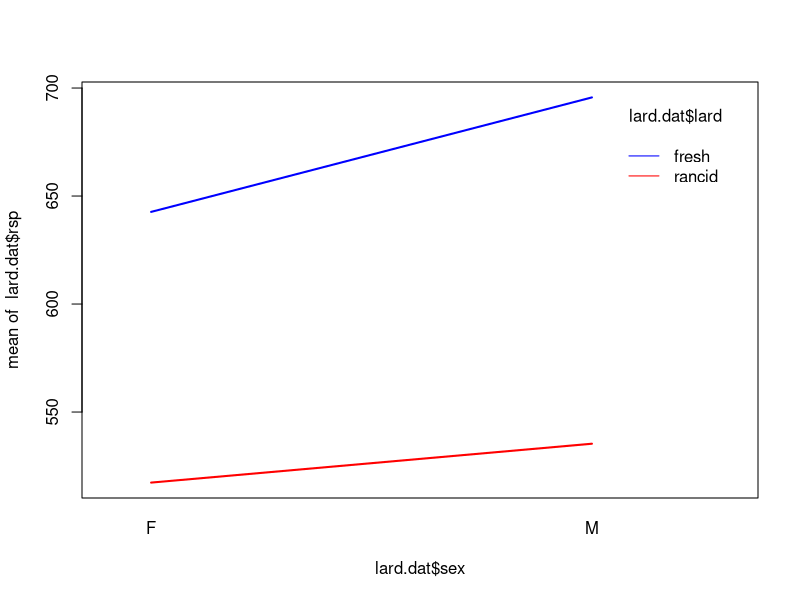
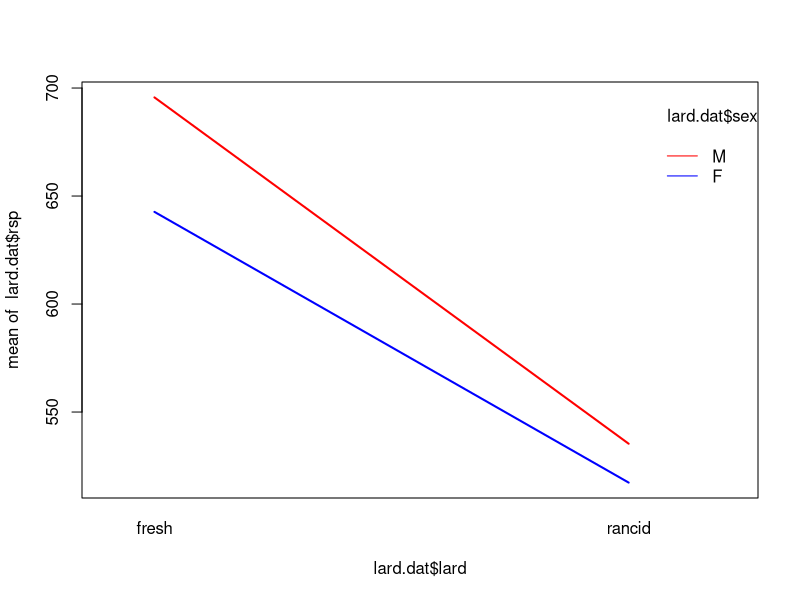
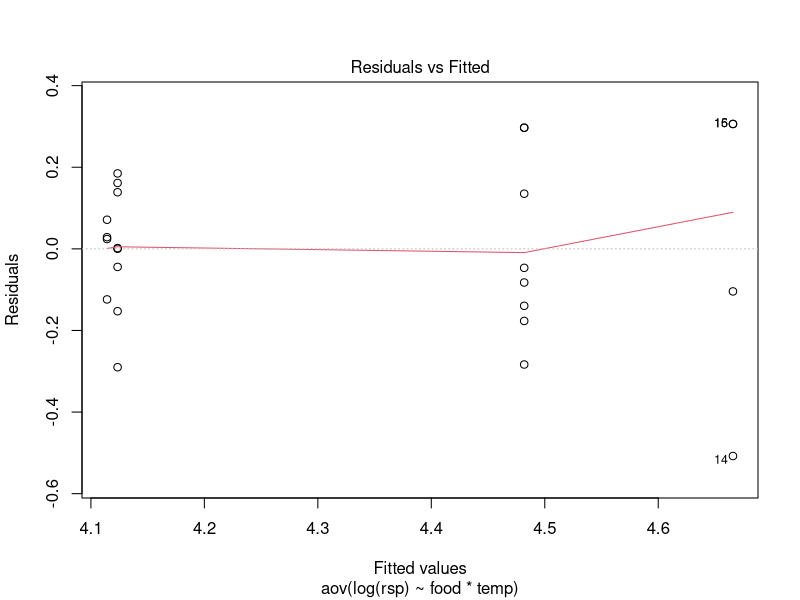
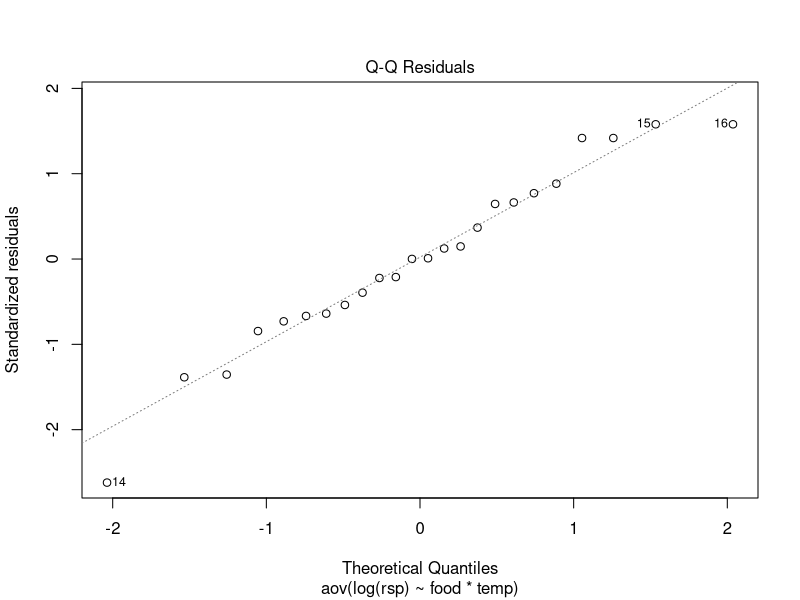
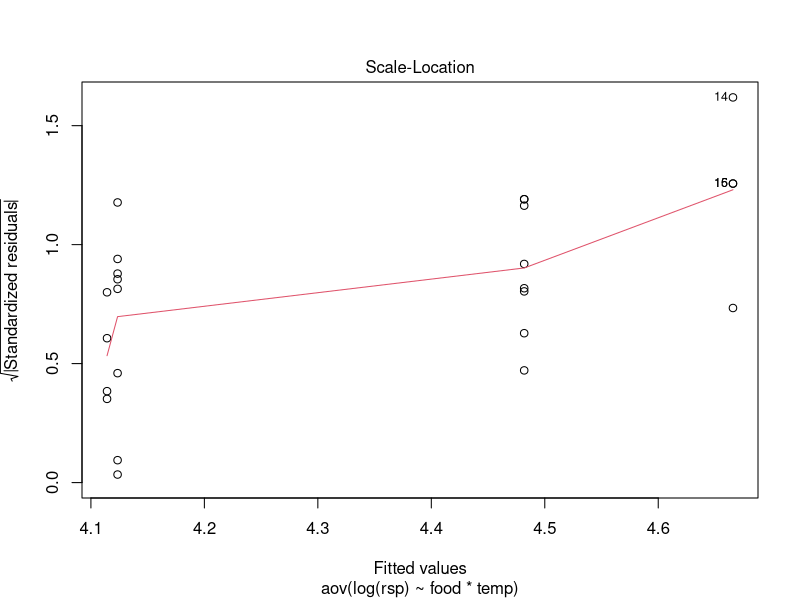
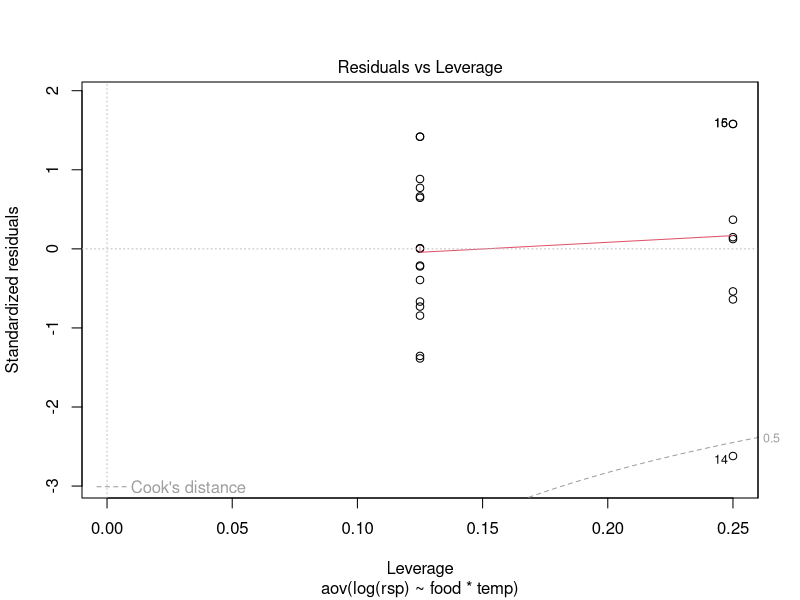
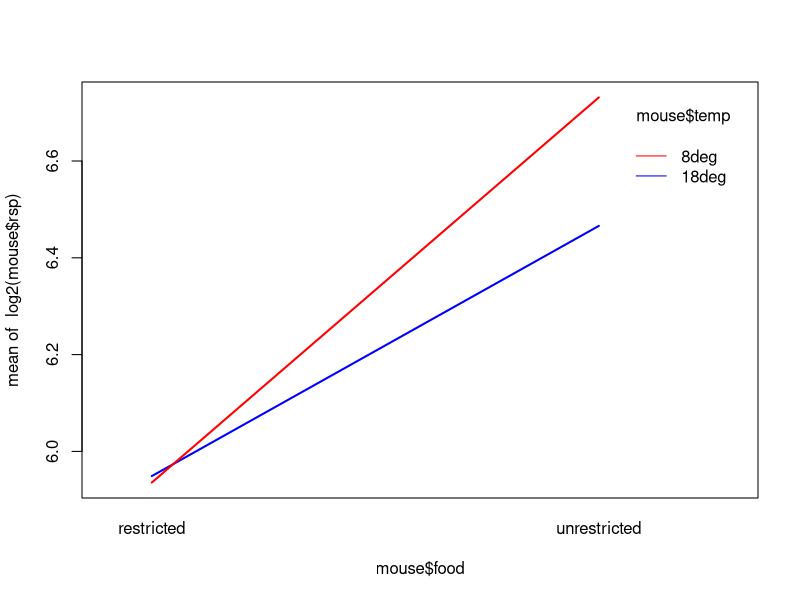
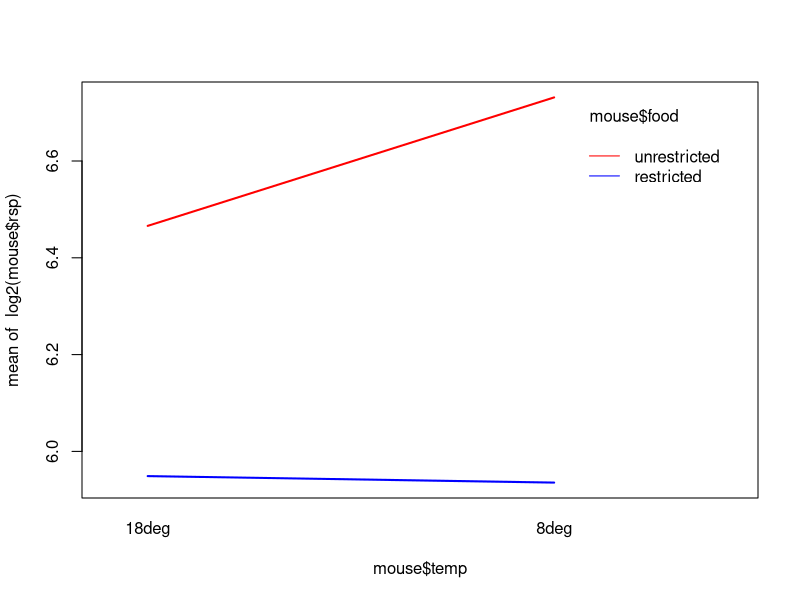

Write R code to recreate these figures, in order.
######################################################################
# Computer notes             Statistics for Laboratory Scientists (2)
# Lecture 12                                  Johns Hopkins University 
######################################################################
# These notes provide R code related to the course lectures, to
# further illustrate the topics in the lectures and to assist the
# students to learn R.
#
# Lines beginning with the symbol '#' are comments in R.  All other
# lines contain code.
#
# In R for Windows, you may wish to open this file from the menu bar
# (File:Display file); you can then easily copy commands into the
# command window.  (Use the mouse to highlight one or more lines; then
# right-click and select "Paste to console".)
######################################################################

# The data
lard.dat <- data.frame(rsp = c(709,592,679,538,699,476,657,508,594,505,677,539),
                       sex = factor( rep(c("M","F"), rep(6,2)) ),
                       lard = factor( rep(c("fresh","rancid"),6) ))

# The one-way anova; using the ":" symbol pastes the two factors together
anova( aov(rsp ~ sex:lard, data=lard.dat) )

# The two-way anova; using the "*" symbol indicates to look at the interaction
anova( aov(rsp ~ sex*lard, data=lard.dat) )

# A two-way anova with an additive model:
#     using the "+" symbol says "no intxn" 
#     the iteraction SS is then included in the "residual" SS
anova( aov(rsp ~ sex+lard, data=lard.dat) )

# within-group means
means <- tapply(lard.dat$rsp, list(lard.dat$sex, lard.dat$lard), mean)

# means by sex
sex.means <- tapply(lard.dat$rsp, lard.dat$sex, mean)

# means by sex
lard.means <- tapply(lard.dat$rsp, lard.dat$lard, mean)

# an interaction plot
interaction.plot(lard.dat$sex, lard.dat$lard, lard.dat$rsp,
                 lty=1, col=c("blue","red"), lwd=2)

# the same, but reversing the role of "sex" and "lard"
interaction.plot(lard.dat$lard, lard.dat$sex, lard.dat$rsp,
                 lty=1, col=c("blue","red"), lwd=2)

######################################################################
# Second example: mouse: food x temp
######################################################################
# read the data -- available at
#     http://www.biostat.jhsph.edu/~kbroman/teaching/labstat/fourth/mousedata.csv
mouse <- read.csv("mousedata.csv")

# numbers of individuals per condition
tapply(mouse$rsp, list(mouse$food, mouse$temp), length)

# two-way anova 
aov.out <- aov(log(rsp) ~ food * temp, data=mouse)
anova(aov.out)

# diagnostic plots
plot(aov.out)

# interaction plot
interaction.plot(mouse$food, mouse$temp, log2(mouse$rsp),
                 lwd=2, col=c("blue","red"), lty=1)

# reverse role of food and temp
interaction.plot(mouse$temp, mouse$food, log2(mouse$rsp),
                 lwd=2, col=c("blue","red"), lty=1)

######################################################################
# Third example: flies: density x strain, no replicates
######################################################################
# The data
flies <- data.frame(rsp = c( 9.6, 9.3, 9.3,       10.6, 9.1, 9.2,
                             9.8, 9.3, 9.5,       10.7, 9.1,10.0,
                            11.1,11.1,10.4,       10.9,11.8,10.8,
                            12.8,10.6,10.7),
                    strain = factor(rep(c("OL","BELL","bwb"),7)),
                    density = factor(rep(c(60,80,160,320,640,1280,2560),rep(3,7))))

interaction.plot(flies$density, flies$strain, flies$rsp,
                 lwd=2, col=c("blue","red","green"), lty=1)

flies.aovA <- aov(rsp ~ strain * density, data=flies)
anova(flies.aovA) # no ability to get error SS, and so no P-values

flies.aovB <- aov(rsp ~ strain + density, data=flies) # assume additive
anova(flies.aovB) 

# diagnostic plot
plot(flies.aovB)

######################################################################
# Fourth example: Beetles -- block design
######################################################################
# The data
beetles <- data.frame(rsp = c(0.958,0.986,0.925,
                              0.971,1.051,0.952,
                              0.927,0.891,0.829,
                              0.971,1.010,0.955),
                      genotype = factor(rep(c("++","+b","bb"),4)),
                      block = factor(rep(1:4,rep(3,4))))

# The ANOVA: assume blocks and genotypes are additive
beetles.aov <- aov(rsp ~ genotype+block, data=beetles)
anova(beetles.aov)

# diagnostic plot
plot(beetles.aov)

# interaction plot
interaction.plot(beetles$genotype, beetles$block, beetles$rsp,
                 lwd=2,col=c("black","blue","red","green"),lty=1)



##################
# End of comp12.R
##################
